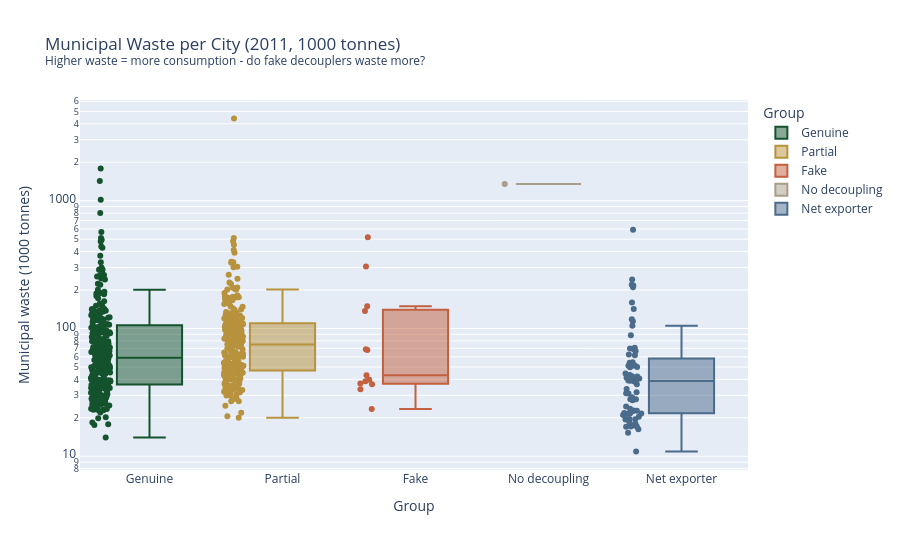

Notebook cell for this chart:
### Code cell
# Municipal waste
# More waste -> higher consumption -> less efficient city

# Normalize by population to get waste per capita
snap_waste['waste_per_capita'] = (
    snap_waste['municipal_waste_1000t'] * 1000 /  # convert to tonnes
    snap_waste['population'].replace(0, np.nan)
)

# Use raw totals grouped by country (per capita is noisy if population missing)
fig = px.box(
    snap_waste[snap_waste['municipal_waste_1000t'].notna()],
    x='group',
    y='municipal_waste_1000t',
    color='group',
    points='all',
    hover_name='city_name',
    hover_data=['country'],
    color_discrete_map=GROUP_COLORS,
    category_orders={'group': GROUP_ORDER},
    title=f'Municipal Waste per City ({YEAR_WASTE}, 1000 tonnes)<br>'
          '<sup>Higher waste = more consumption - do fake decouplers waste more?</sup>',
    labels={'municipal_waste_1000t': 'Municipal waste (1000 tonnes)', 'group': 'Group'},
    height=550,
    log_y=True
)
fig.show()

print(f"\nMunicipal waste by group ({YEAR_WASTE}, 1000 tonnes):")
print(
    snap_waste.groupby('group')['municipal_waste_1000t']
    .agg(['median', 'mean', 'count'])
    .round(1)
    .to_string()
)

### Figure 1 — Plotly figure (JSON) as saved in the notebook; plotly's stock layout.template omitted (floating-point values rounded to 4 significant figures; data arrays with more than 128 entries replaced by an {"elided": "..."} marker saying what was removed)
{"data": [{"alignmentgroup": "True", "boxpoints": "all", "customdata": {"elided": "263x1 str values"}, "hovertemplate": "<b>%{hovertext}</b><br><br>Group=%{x}<br>Municipal waste (1000 tonnes)=%{y}<br>country=%{customdata[0]}<extra></extra>", "hovertext": {"elided": "263 null values"}, "legendgroup": "Genuine", "marker": {"color": "#14532d"}, "name": "Genuine", "notched": false, "offsetgroup": "Genuine", "orientation": "v", "showlegend": true, "type": "box", "x": {"elided": "263 str values"}, "x0": " ", "xaxis": "x", "y": {"elided": "263 float values"}, "y0": " ", "yaxis": "y"}, {"alignmentgroup": "True", "boxpoints": "all", "customdata": {"elided": "246x1 str values"}, "hovertemplate": "<b>%{hovertext}</b><br><br>Group=%{x}<br>Municipal waste (1000 tonnes)=%{y}<br>country=%{customdata[0]}<extra></extra>", "hovertext": {"elided": "246 null values"}, "legendgroup": "Partial", "marker": {"color": "#b8923d"}, "name": "Partial", "notched": false, "offsetgroup": "Partial", "orientation": "v", "showlegend": true, "type": "box", "x": {"elided": "246 str values"}, "x0": " ", "xaxis": "x", "y": {"elided": "246 float values"}, "y0": " ", "yaxis": "y"}, {"alignmentgroup": "True", "boxpoints": "all", "customdata": [["Belgium"], ["Belgium"], ["Belgium"], ["Belgium"], ["Belgium"], ["Belgium"], ["Belgium"], ["Belgium"], ["Belgium"], ["Belgium"], ["Belgium"], ["Switzerland"], ["Switzerland"]], "hovertemplate": "<b>%{hovertext}</b><br><br>Group=%{x}<br>Municipal waste (1000 tonnes)=%{y}<br>country=%{customdata[0]}<extra></extra>", "hovertext": [null, null, null, null, null, null, null, null, null, null, null, null, null], "legendgroup": "Fake", "marker": {"color": "#c2603f"}, "name": "Fake", "notched": false, "offsetgroup": "Fake", "orientation": "v", "showlegend": true, "type": "box", "x": ["Fake", "Fake", "Fake", "Fake", "Fake", "Fake", "Fake", "Fake", "Fake", "Fake", "Fake", "Fake", "Fake"], "x0": " ", "xaxis": "x", "y": [519.0, 306.2, 149.6, 68.72, 137.0, 68.03, 36.54, 39.63, 33.53, 43.11, 38.7, 37.1, 23.4], "y0": " ", "yaxis": "y"}, {"alignmentgroup": "True", "boxpoints": "all", "customdata": [["Spain"]], "hovertemplate": "<b>%{hovertext}</b><br><br>Group=%{x}<br>Municipal waste (1000 tonnes)=%{y}<br>country=%{customdata[0]}<extra></extra>", "hovertext": [null], "legendgroup": "No decoupling", "marker": {"color": "#a89e8a"}, "name": "No decoupling", "notched": false, "offsetgroup": "No decoupling", "orientation": "v", "showlegend": true, "type": "box", "x": ["No decoupling"], "x0": " ", "xaxis": "x", "y": [1355.0], "y0": " ", "yaxis": "y"}, {"alignmentgroup": "True", "boxpoints": "all", "customdata": [["Poland"], ["Poland"], ["Poland"], ["Poland"], ["Poland"], ["Poland"], ["Poland"], ["Poland"], ["Poland"], ["Poland"], ["Poland"], ["Poland"], ["Poland"], ["Poland"], ["Poland"], ["Poland"], ["Poland"], ["Poland"], ["Poland"], ["Poland"], ["Poland"], ["Poland"], ["Poland"], ["Poland"], ["Poland"], ["Poland"], ["Poland"], ["Poland"], ["Poland"], ["Poland"], ["Poland"], ["Poland"], ["Poland"], ["Poland"], ["Poland"], ["Poland"], ["Poland"], ["Poland"], ["Poland"], ["Poland"], ["Poland"], ["Poland"], ["Poland"], ["Poland"], ["Poland"], ["Poland"], ["Poland"], ["Poland"], ["Poland"], ["Poland"], ["Poland"], ["Poland"], ["Poland"], ["Poland"], ["Poland"], ["Poland"], ["Poland"], ["Poland"], ["Poland"], ["Poland"], ["Poland"], ["Poland"], ["Poland"], ["Poland"], ["Poland"], ["Poland"], ["Poland"], ["Poland"]], "hovertemplate": "<b>%{hovertext}</b><br><br>Group=%{x}<br>Municipal waste (1000 tonnes)=%{y}<br>country=%{customdata[0]}<extra></extra>", "hovertext": [null, null, null, null, null, null, null, null, null, null, null, null, null, null, null, null, null, null, null, null, null, null, null, null, null, null, null, null, null, null, null, null, null, null, null, null, null, null, null, null, null, null, null, null, null, null, null, null, null, null, null, null, null, null, null, null, null, null, null, null, null, null, null, null, null, null, null, null], "legendgroup": "Net exporter", "marker": {"color": "#4a6b8a"}, "name": "Net exporter", "notched": false, "offsetgroup": "Net exporter", "orientation": "v", "showlegend": true, "type": "box", "x": ["Net exporter", "Net exporter", "Net exporter", "Net exporter", "Net exporter", "Net exporter", "Net exporter", "Net exporter", "Net exporter", "Net exporter", "Net exporter", "Net exporter", "Net exporter", "Net exporter", "Net exporter", "Net exporter", "Net exporter", "Net exporter", "Net exporter", "Net exporter", "Net exporter", "Net exporter", "Net exporter", "Net exporter", "Net exporter", "Net exporter", "Net exporter", "Net exporter", "Net exporter", "Net exporter", "Net exporter", "Net exporter", "Net exporter", "Net exporter", "Net exporter", "Net exporter", "Net exporter", "Net exporter", "Net exporter", "Net exporter", "Net exporter", "Net exporter", "Net exporter", "Net exporter", "Net exporter", "Net exporter", "Net exporter", "Net exporter", "Net exporter", "Net exporter", "Net exporter", "Net exporter", "Net exporter", "Net exporter", "Net exporter", "Net exporter", "Net exporter", "Net exporter", "Net exporter", "Net exporter", "Net exporter", "Net exporter", "Net exporter", "Net exporter", "Net exporter", "Net exporter", "Net exporter", "Net exporter"], "x0": " ", "xaxis": "x", "y": [592.5, 217.4, 241.7, 220.2, 210.0, 160.1, 142.3, 114.0, 105.3, 118.1, 70.7, 51.3, 68.4, 54.5, 66.8, 42.3, 44.4, 42.2, 31.0, 21.6, 27.9, 22.8, 17.0, 61.8, 49.7, 41.1, 31.7, 38.5, 33.6, 23.5, 22.5, 18.5, 28.0, 24.5, 21.7, 17.1, 22.7, 21.8, 27.4, 21.0, 18.0, 16.3, 21.8, 19.6, 17.1, 10.9, 17.4, 19.4, 20.4, 19.5, 21.4, 15.3, 88.7, 62.5, 69.9, 49.9, 39.2, 50.6, 51.2, 43.2, 36.7, 40.1, 39.0, 39.3, 31.2, 40.7, 53.9, 29.0], "y0": " ", "yaxis": "y"}], "layout": {"boxmode": "overlay", "height": 550, "legend": {"title": {"text": "Group"}, "tracegroupgap": 0}, "title": {"text": "Municipal Waste per City (2011, 1000 tonnes)<br><sup>Higher waste = more consumption - do fake decouplers waste more?</sup>"}, "xaxis": {"anchor": "y", "categoryarray": ["Genuine", "Partial", "Fake", "No decoupling", "Net exporter"], "categoryorder": "array", "domain": [0, 1], "title": {"text": "Group"}}, "yaxis": {"anchor": "x", "domain": [0, 1], "title": {"text": "Municipal waste (1000 tonnes)"}, "type": "log"}}}
